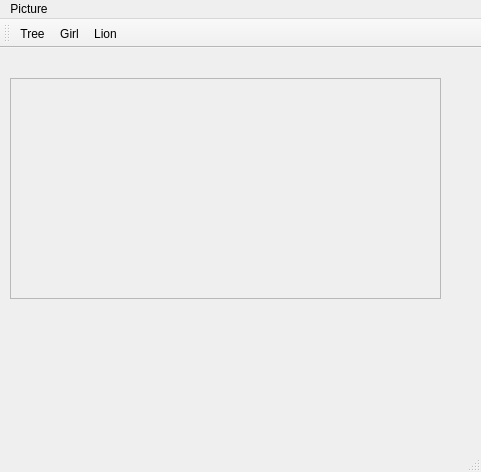
<?xml version="1.0" encoding="UTF-8"?>
<ui version="4.0">
 <class>MainWindow</class>
 <widget class="QMainWindow" name="MainWindow">
  <property name="geometry">
   <rect>
    <x>0</x>
    <y>0</y>
    <width>481</width>
    <height>472</height>
   </rect>
  </property>
  <property name="windowTitle">
   <string>MainWindow</string>
  </property>
  <widget class="QWidget" name="centralwidget">
   <widget class="QFrame" name="frame">
    <property name="geometry">
     <rect>
      <x>10</x>
      <y>30</y>
      <width>431</width>
      <height>221</height>
     </rect>
    </property>
    <property name="frameShape">
     <enum>QFrame::StyledPanel</enum>
    </property>
    <property name="frameShadow">
     <enum>QFrame::Raised</enum>
    </property>
   </widget>
  </widget>
  <widget class="QMenuBar" name="menubar">
   <property name="geometry">
    <rect>
     <x>0</x>
     <y>0</y>
     <width>481</width>
     <height>21</height>
    </rect>
   </property>
   <widget class="QMenu" name="menuResimler">
    <property name="title">
     <string>Picture</string>
    </property>
    <addaction name="actionTree"/>
    <addaction name="actionGirl"/>
    <addaction name="actionLion"/>
   </widget>
   <addaction name="menuResimler"/>
  </widget>
  <widget class="QToolBar" name="toolBar">
   <property name="windowTitle">
    <string>toolBar</string>
   </property>
   <property name="iconSize">
    <size>
     <width>100</width>
     <height>50</height>
    </size>
   </property>
   <attribute name="toolBarArea">
    <enum>TopToolBarArea</enum>
   </attribute>
   <attribute name="toolBarBreak">
    <bool>false</bool>
   </attribute>
   <addaction name="actionTree"/>
   <addaction name="actionGirl"/>
   <addaction name="actionLion"/>
  </widget>
  <widget class="QStatusBar" name="statusBar"/>
  <action name="actionTree">
   <property name="icon">
    <iconset resource="icons.qrc">
     <normaloff>:/Tree/Resimler/tree.jpg</normaloff>:/Tree/Resimler/tree.jpg</iconset>
   </property>
   <property name="text">
    <string>Tree</string>
   </property>
  </action>
  <action name="actionGirl">
   <property name="icon">
    <iconset resource="icons.qrc">
     <normaloff>:/Girl/Resimler/girl.jpg</normaloff>:/Girl/Resimler/girl.jpg</iconset>
   </property>
   <property name="text">
    <string>Girl</string>
   </property>
  </action>
  <action name="actionLion">
   <property name="icon">
    <iconset resource="icons.qrc">
     <normaloff>:/Lion/Resimler/lion.jpg</normaloff>:/Lion/Resimler/lion.jpg</iconset>
   </property>
   <property name="text">
    <string>Lion</string>
   </property>
  </action>
 </widget>
 <resources>
  <include location="icons.qrc"/>
 </resources>
 <connections/>
</ui>
